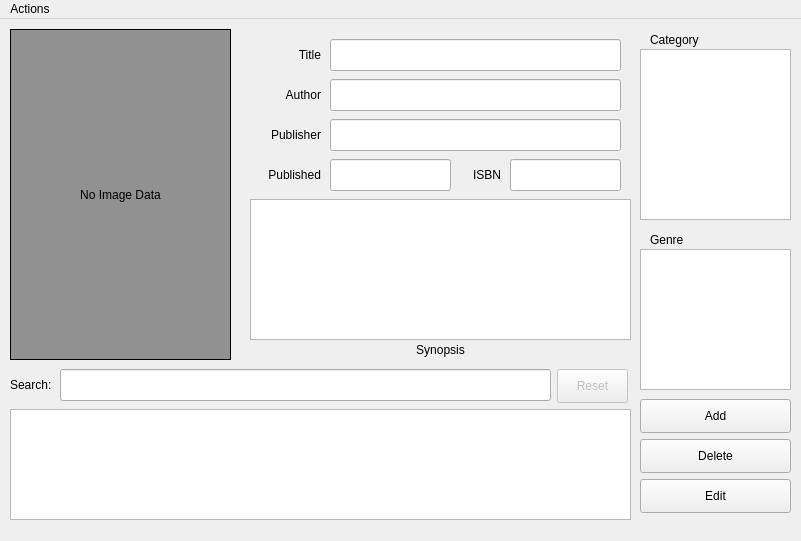
<?xml version="1.0" encoding="UTF-8"?>
<ui version="4.0">
 <class>ViewWindow</class>
 <widget class="QMainWindow" name="ViewWindow">
  <property name="geometry">
   <rect>
    <x>0</x>
    <y>0</y>
    <width>801</width>
    <height>541</height>
   </rect>
  </property>
  <property name="windowTitle">
   <string>Library</string>
  </property>
  <widget class="QWidget" name="centralwidget">
   <widget class="QLabel" name="lblTitle">
    <property name="geometry">
     <rect>
      <x>250</x>
      <y>20</y>
      <width>71</width>
      <height>31</height>
     </rect>
    </property>
    <property name="text">
     <string>Title</string>
    </property>
    <property name="alignment">
     <set>Qt::AlignRight|Qt::AlignTrailing|Qt::AlignVCenter</set>
    </property>
   </widget>
   <widget class="QLabel" name="lblAuthor">
    <property name="geometry">
     <rect>
      <x>250</x>
      <y>60</y>
      <width>71</width>
      <height>31</height>
     </rect>
    </property>
    <property name="text">
     <string>Author</string>
    </property>
    <property name="alignment">
     <set>Qt::AlignRight|Qt::AlignTrailing|Qt::AlignVCenter</set>
    </property>
   </widget>
   <widget class="QLabel" name="lblPublished">
    <property name="geometry">
     <rect>
      <x>250</x>
      <y>140</y>
      <width>71</width>
      <height>31</height>
     </rect>
    </property>
    <property name="text">
     <string>Published</string>
    </property>
    <property name="alignment">
     <set>Qt::AlignRight|Qt::AlignTrailing|Qt::AlignVCenter</set>
    </property>
   </widget>
   <widget class="QLabel" name="lblPublisher">
    <property name="geometry">
     <rect>
      <x>250</x>
      <y>100</y>
      <width>71</width>
      <height>31</height>
     </rect>
    </property>
    <property name="text">
     <string>Publisher</string>
    </property>
    <property name="alignment">
     <set>Qt::AlignRight|Qt::AlignTrailing|Qt::AlignVCenter</set>
    </property>
   </widget>
   <widget class="QLabel" name="lblISBN">
    <property name="geometry">
     <rect>
      <x>450</x>
      <y>140</y>
      <width>51</width>
      <height>31</height>
     </rect>
    </property>
    <property name="text">
     <string>ISBN</string>
    </property>
    <property name="alignment">
     <set>Qt::AlignRight|Qt::AlignTrailing|Qt::AlignVCenter</set>
    </property>
   </widget>
   <widget class="QLabel" name="lblSynopsis">
    <property name="geometry">
     <rect>
      <x>260</x>
      <y>320</y>
      <width>361</width>
      <height>21</height>
     </rect>
    </property>
    <property name="text">
     <string>Synopsis</string>
    </property>
    <property name="alignment">
     <set>Qt::AlignCenter</set>
    </property>
   </widget>
   <widget class="QLabel" name="lblCoverPhoto">
    <property name="geometry">
     <rect>
      <x>10</x>
      <y>10</y>
      <width>221</width>
      <height>331</height>
     </rect>
    </property>
    <property name="styleSheet">
     <string notr="true">background-color: rgb(145, 145, 145);</string>
    </property>
    <property name="frameShape">
     <enum>QFrame::Box</enum>
    </property>
    <property name="text">
     <string>No Image Data</string>
    </property>
    <property name="alignment">
     <set>Qt::AlignCenter</set>
    </property>
   </widget>
   <widget class="QLabel" name="lblGenre">
    <property name="geometry">
     <rect>
      <x>650</x>
      <y>210</y>
      <width>71</width>
      <height>21</height>
     </rect>
    </property>
    <property name="text">
     <string>Genre</string>
    </property>
   </widget>
   <widget class="QListView" name="lsvwCategory">
    <property name="geometry">
     <rect>
      <x>640</x>
      <y>30</y>
      <width>151</width>
      <height>171</height>
     </rect>
    </property>
   </widget>
   <widget class="QLabel" name="lblCategory">
    <property name="geometry">
     <rect>
      <x>650</x>
      <y>10</y>
      <width>71</width>
      <height>21</height>
     </rect>
    </property>
    <property name="text">
     <string>Category</string>
    </property>
   </widget>
   <widget class="QListView" name="lsvwGenre">
    <property name="geometry">
     <rect>
      <x>640</x>
      <y>230</y>
      <width>151</width>
      <height>141</height>
     </rect>
    </property>
   </widget>
   <widget class="QTableView" name="tbvwBooks">
    <property name="geometry">
     <rect>
      <x>10</x>
      <y>390</y>
      <width>621</width>
      <height>111</height>
     </rect>
    </property>
    <property name="selectionBehavior">
     <enum>QAbstractItemView::SelectRows</enum>
    </property>
    <property name="showGrid">
     <bool>false</bool>
    </property>
   </widget>
   <widget class="QPushButton" name="btnAdd">
    <property name="enabled">
     <bool>true</bool>
    </property>
    <property name="geometry">
     <rect>
      <x>640</x>
      <y>380</y>
      <width>151</width>
      <height>34</height>
     </rect>
    </property>
    <property name="text">
     <string>Add</string>
    </property>
   </widget>
   <widget class="QPushButton" name="btnDelete">
    <property name="enabled">
     <bool>true</bool>
    </property>
    <property name="geometry">
     <rect>
      <x>640</x>
      <y>420</y>
      <width>151</width>
      <height>34</height>
     </rect>
    </property>
    <property name="text">
     <string>Delete</string>
    </property>
   </widget>
   <widget class="QPushButton" name="btnUpdate">
    <property name="enabled">
     <bool>true</bool>
    </property>
    <property name="geometry">
     <rect>
      <x>640</x>
      <y>460</y>
      <width>151</width>
      <height>34</height>
     </rect>
    </property>
    <property name="text">
     <string>Edit</string>
    </property>
   </widget>
   <widget class="QPlainTextEdit" name="ptxtSynopsis">
    <property name="geometry">
     <rect>
      <x>250</x>
      <y>180</y>
      <width>381</width>
      <height>141</height>
     </rect>
    </property>
    <property name="readOnly">
     <bool>true</bool>
    </property>
   </widget>
   <widget class="QLineEdit" name="ledTitle">
    <property name="geometry">
     <rect>
      <x>330</x>
      <y>20</y>
      <width>291</width>
      <height>32</height>
     </rect>
    </property>
    <property name="readOnly">
     <bool>true</bool>
    </property>
   </widget>
   <widget class="QLineEdit" name="ledISBN">
    <property name="geometry">
     <rect>
      <x>510</x>
      <y>140</y>
      <width>111</width>
      <height>32</height>
     </rect>
    </property>
    <property name="readOnly">
     <bool>true</bool>
    </property>
   </widget>
   <widget class="QLineEdit" name="ledPublished">
    <property name="geometry">
     <rect>
      <x>330</x>
      <y>140</y>
      <width>121</width>
      <height>32</height>
     </rect>
    </property>
    <property name="readOnly">
     <bool>true</bool>
    </property>
   </widget>
   <widget class="QLineEdit" name="ledPublisher">
    <property name="geometry">
     <rect>
      <x>330</x>
      <y>100</y>
      <width>291</width>
      <height>32</height>
     </rect>
    </property>
    <property name="readOnly">
     <bool>true</bool>
    </property>
   </widget>
   <widget class="QLineEdit" name="ledAuthor">
    <property name="geometry">
     <rect>
      <x>330</x>
      <y>60</y>
      <width>291</width>
      <height>32</height>
     </rect>
    </property>
    <property name="readOnly">
     <bool>true</bool>
    </property>
   </widget>
   <widget class="QLabel" name="lblSearch">
    <property name="geometry">
     <rect>
      <x>10</x>
      <y>350</y>
      <width>58</width>
      <height>31</height>
     </rect>
    </property>
    <property name="text">
     <string>Search:</string>
    </property>
   </widget>
   <widget class="QLineEdit" name="ledSearch">
    <property name="geometry">
     <rect>
      <x>60</x>
      <y>350</y>
      <width>491</width>
      <height>32</height>
     </rect>
    </property>
   </widget>
   <widget class="QPushButton" name="btnResetTable">
    <property name="enabled">
     <bool>false</bool>
    </property>
    <property name="geometry">
     <rect>
      <x>557</x>
      <y>350</y>
      <width>71</width>
      <height>34</height>
     </rect>
    </property>
    <property name="text">
     <string>Reset</string>
    </property>
   </widget>
  </widget>
  <widget class="QMenuBar" name="menubar">
   <property name="geometry">
    <rect>
     <x>0</x>
     <y>0</y>
     <width>801</width>
     <height>30</height>
    </rect>
   </property>
   <widget class="QMenu" name="menuEdit">
    <property name="title">
     <string>Actions</string>
    </property>
    <addaction name="actionAdd_item"/>
    <addaction name="actionDelete_item"/>
    <addaction name="actionUpdate_item"/>
    <addaction name="actionSummary"/>
    <addaction name="separator"/>
    <addaction name="actionLogout"/>
    <addaction name="actionExit"/>
   </widget>
   <addaction name="menuEdit"/>
  </widget>
  <action name="actionAdd_item">
   <property name="text">
    <string>Add item...</string>
   </property>
  </action>
  <action name="actionDelete_item">
   <property name="text">
    <string>Delete item...</string>
   </property>
  </action>
  <action name="actionUpdate_item">
   <property name="text">
    <string>Update item...</string>
   </property>
  </action>
  <action name="actionExit">
   <property name="text">
    <string>Exit</string>
   </property>
  </action>
  <action name="actionLogout">
   <property name="text">
    <string>Logout</string>
   </property>
  </action>
  <action name="actionSummary">
   <property name="text">
    <string>Summary</string>
   </property>
  </action>
 </widget>
 <resources/>
 <connections/>
</ui>
